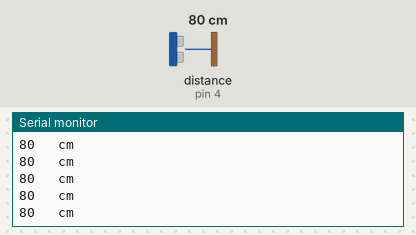
Recording of a sketch running on a simulated Arduino Uno, built with avr-gcc and run on an emulated ATmega328P. Parts: the last lines printed to the serial monitor. Wiring (inferred from the names in the program): ultrasonic range finder: trigger pin 3; echo pin 4. The inputs (shaded band) are chosen by the test bench; at power-on: distance to the obstacle (sensor on pin 4) 80 cm. The echo pulse lasts 58.3 µs per cm.

Above: at 1.2 s.
1.3 s: distance to the obstacle (sensor on pin 4) set to 9 cm
At 1.34 s:
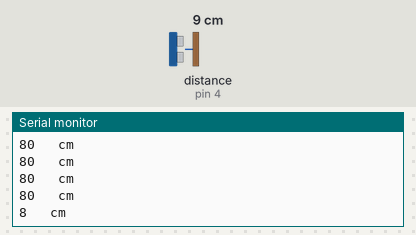
4.3 s: distance to the obstacle (sensor on pin 4) set to 4 cm
At 4.31 s:
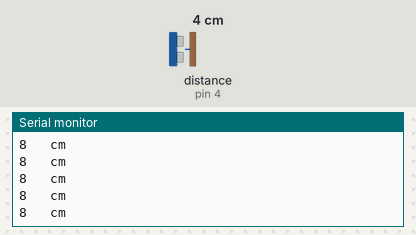
7.3 s: distance to the obstacle (sensor on pin 4) set to 120 cm
At 7.36 s:
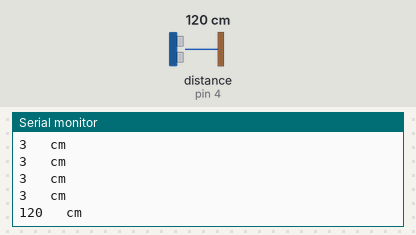
Timing chart, 0 to 10.3 s (numbered marks = the images above; inputs shaded):
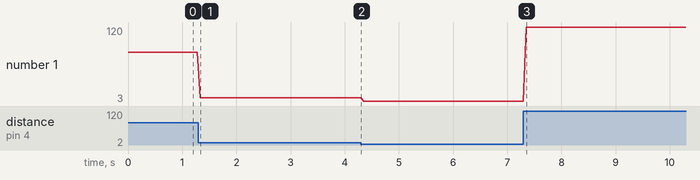

The sketch:

Node_mcu_code.ino
```cpp
int Trig=3;
int Echo=4;
int dist=0;


void setup() {
  Serial.begin(9600);
  pinMode(Trig,OUTPUT);
  pinMode(Echo,INPUT);
}

void loop() {

  digitalWrite(Trig, LOW);
  delayMicroseconds(2);
  digitalWrite(Trig, HIGH);
  delayMicroseconds(15);
  digitalWrite(Trig, LOW);
  int distance = pulseIn(Echo, HIGH, 26000);
  distance=distance/58;

  Serial.print(distance);
  Serial.println("   cm");
  delay(50);

  }
```

Measured:
- after the input at 1.3 s, the serial monitor: prints a new line at once (image 1)
- after the input at 7.3 s, the serial monitor: prints a new line after 0.06 s (image 3)
- plotted number 1: 80 → 8 after the input at 1.3 s, 8 → 3 after the input at 4.3 s, 3 → 120 after the input at 7.3 s
